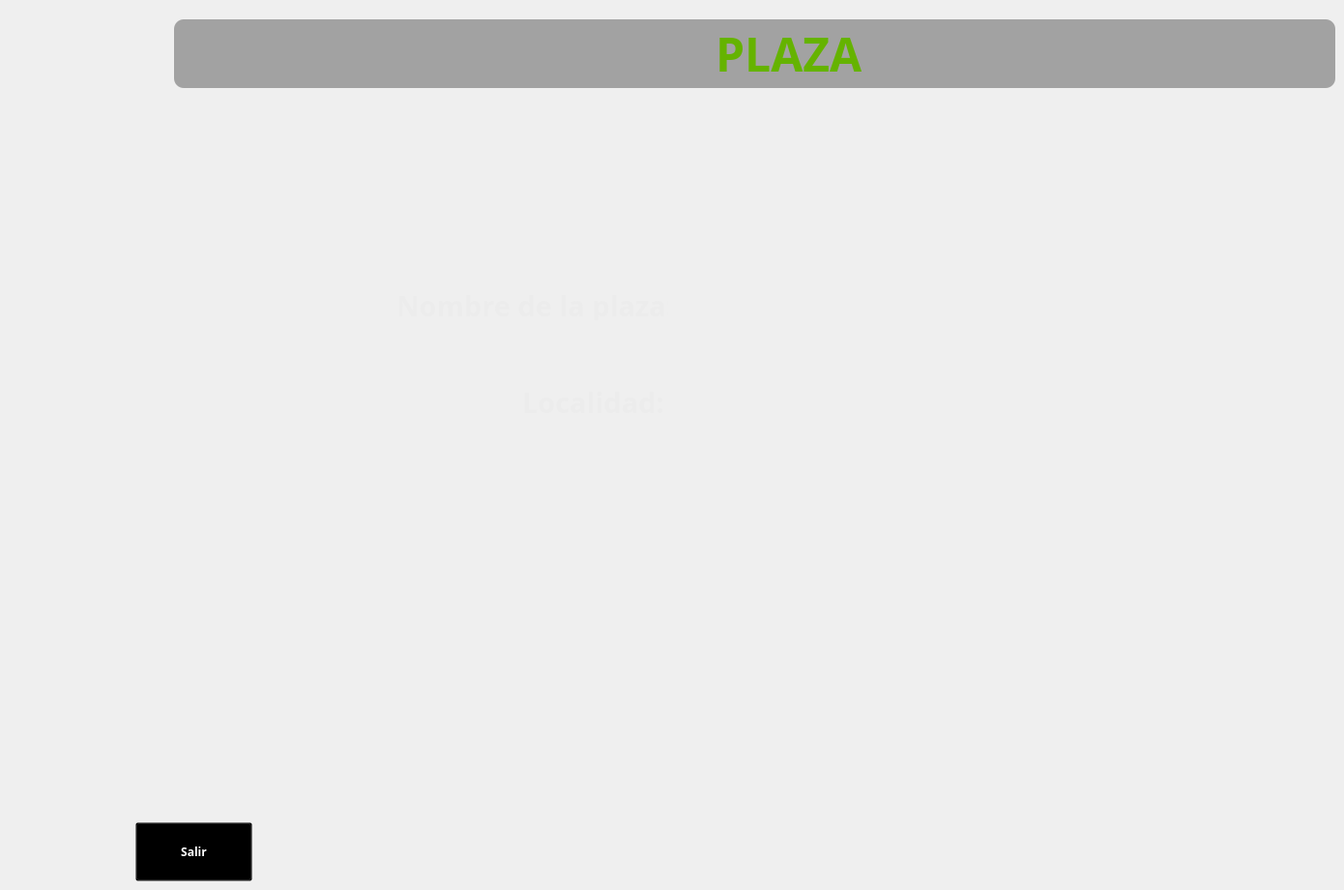
   <widget class="QWidget" name="page_3">
    <widget class="QGroupBox" name="groupBox_56">
     <property name="geometry">
      <rect>
       <x>180</x>
       <y>20</y>
       <width>1201</width>
       <height>71</height>
      </rect>
     </property>
     <property name="styleSheet">
      <string notr="true">background-color: rgb(48, 48, 48,40%);
border-radius:10%;</string>
     </property>
     <property name="title">
      <string/>
     </property>
     <widget class="QLabel" name="label_134">
      <property name="geometry">
       <rect>
        <x>560</x>
        <y>10</y>
        <width>201</width>
        <height>51</height>
       </rect>
      </property>
      <property name="font">
       <font>
        <family>Sans Serif</family>
        <pointsize>36</pointsize>
        <weight>75</weight>
        <italic>false</italic>
        <bold>true</bold>
       </font>
      </property>
      <property name="styleSheet">
       <string notr="true">background-color:transparent;
color:rgb(101, 179, 0)</string>
      </property>
      <property name="text">
       <string>PLAZA</string>
      </property>
     </widget>
    </widget>
    <widget class="QLabel" name="ltime_9">
     <property name="geometry">
      <rect>
       <x>410</x>
       <y>300</y>
       <width>281</width>
       <height>31</height>
      </rect>
     </property>
     <property name="font">
      <font>
       <family>Droid Sans</family>
       <pointsize>22</pointsize>
       <weight>75</weight>
       <italic>false</italic>
       <bold>true</bold>
      </font>
     </property>
     <property name="styleSheet">
      <string notr="true">background-color:transparent;
color:rgb(236, 236, 236);
</string>
     </property>
     <property name="text">
      <string>Nombre de la plaza: </string>
     </property>
    </widget>
    <widget class="QLabel" name="ltime_10">
     <property name="geometry">
      <rect>
       <x>540</x>
       <y>400</y>
       <width>161</width>
       <height>31</height>
      </rect>
     </property>
     <property name="font">
      <font>
       <family>Droid Sans</family>
       <pointsize>22</pointsize>
       <weight>75</weight>
       <italic>false</italic>
       <bold>true</bold>
      </font>
     </property>
     <property name="styleSheet">
      <string notr="true">background-color:transparent;
color:rgb(236, 236, 236);
</string>
     </property>
     <property name="text">
      <string>Localidad: </string>
     </property>
    </widget>
    <widget class="QPushButton" name="salirplaza">
     <property name="geometry">
      <rect>
       <x>140</x>
       <y>850</y>
       <width>121</width>
       <height>61</height>
      </rect>
     </property>
     <property name="font">
      <font>
       <family>Sans Serif</family>
       <weight>75</weight>
       <italic>false</italic>
       <bold>true</bold>
      </font>
     </property>
     <property name="styleSheet">
      <string notr="true">background-color:transparent;
color:white;
</string>
     </property>
     <property name="text">
      <string>Salir</string>
     </property>
     <property name="icon">
      <iconset>
       <normaloff>iconos/fb5.png</normaloff>iconos/fb5.png</iconset>
     </property>
     <property name="iconSize">
      <size>
       <width>128</width>
       <height>128</height>
      </size>
     </property>
    </widget>
   </widget>
